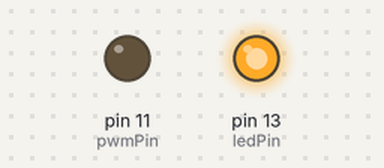
Bench run of a sketch on a simulated Arduino Uno, built with avr-gcc and run on an emulated ATmega328P. On the bench: output pins drawn as LEDs (lit = HIGH). What the sketch prints to the serial monitor is not drawn.

Above: at 0.2 s.
Timing chart, 0 to 2.7 s (numbered marks = the images above):
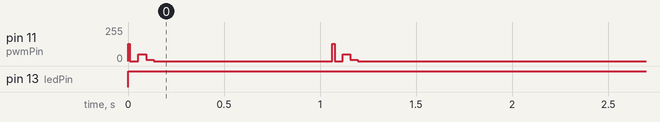

The sketch:

pult_transmiter.ino
```cpp
#define __ 600
#define OD 1200
#define NN 600

const uint16_t boiler_codes[] = { 9084, 4364 };

enum{ ON_OFF, TEST, TIMER, SET, MIN, ECO, MAX, SOUND };
const uint32_t boiler_commands[] = { 3977408386, 3776868226, 3843714946, 4144525186, 4111101826, 3827003266, 3760156546, 4060966786 };
/*
ED126F82
E11E6F82
E51A6F82
F7086F82
F50A6F82
E41B6F82
E01F6F82
F20D6F82

*/
//const uint32_t c_on_off = 3977408386;
//const uint32_t c_test = 3776868226;


//÷òîáû âêëþ÷èòü áîéëåð íàäî äàòü êîììàíäó "TEST" à ïîòîì "ON-OFF" ôàêòè÷åñêè òåñò ýòî êàê âûêë

#define IR_CLOCK_RATE    38000L

#define pwmPin 11   // IR Carrier
#define ledPin 13

float ftime;

enum{SU,MO,TU,WE,TH,FR,SA};

int32_t oldTime = 0;
int32_t  time = 0;   //tiime = 3600*24*7


uint32_t day;


//#define DEBUG_PRINT

#define ALARMS 2
//âðåìÿ âêëþ÷åíèÿ è îòêëþ÷åíèÿ áîéëåðà äîëæí³ íà÷àòñÿ è çàêîí÷èòñÿ â îäíèõ ñóòêàõ.
const int16_t on_a[] = { 63, B1111111,15,  190, B1111111,25};//  ÷àñû óìíîæåíûå íà 10. è äíè íåäåëè - áèòû,÷àñè ðàáîòè óìí íà 10
const int16_t pereodic[] {120, 4, 1,10}; //÷àñû óìíîæåííûå íà 10 â 11 ÷àñîâ. êàæäûé 4 äåíü. offset,,÷àñè ðàáîòè óìí íà 10

const int32_t DAYinSEC = 86400U;
const int32_t HOURinSEC = 3600U;

uint8_t boilerMode = 0;

void setup()  {


	// set the data rate for the Serial port
	day = WE;


	ftime =  (
		19.0
		* 3600.0) + (
		40.0
		* 60.0);


	Serial.begin(112500);
	Serial.println("start");


	// toggle on compare, clk/1
	TCCR2A =  _BV(WGM21) | _BV(COM2A0);
	TCCR2B = _BV(CS20);
	// 36kHz carrier/timer
	OCR2A =  (F_CPU / (IR_CLOCK_RATE * 2L) - 1);
	pinMode(pwmPin, OUTPUT);
	pinMode(ledPin, OUTPUT);
	TCCR2A = 0;
}


String sdays[] = { "Su", "Mo", "Tu", "We", "Th", "Fr", "Sa" };


void printTime(const bool on){
	//////////////////////////////////////////////////////////////
	uint32_t h = time / HOURinSEC;
	uint32_t m = (time - h * HOURinSEC) / 60U;
	uint32_t s = (time - h * HOURinSEC - m * 60U);

	Serial.println();
	Serial.println();
	Serial.print("boiler is "); Serial.println(on ? "ON" : "OFF");
	Serial.print("day: "); Serial.println(sdays[day % 7]);
	Serial.print(h);
	Serial.print(":");
	Serial.print(m);
	Serial.print(":");
	Serial.print(s);

	//////////////////////////////////////////////////////////////
}


/*
void send_old(){
	for (int i = 0; i <= 66; i++){
		TCCR2A = ((i & 1) == 0) ? _BV(WGM21) | _BV(COM2A0) : 0;
		delayMicroseconds(boiler_off[i]);
	}
	TCCR2A = 0;

}
*/

void send(const uint32_t code){
	TCCR2A =  _BV(WGM21) | _BV(COM2A0);
	delayMicroseconds(boiler_codes[0]);
	TCCR2A = 0;
	delayMicroseconds(boiler_codes[1]);

	for (uint8_t i = 0; i < 32; i++){
		TCCR2A = _BV(WGM21) | _BV(COM2A0);
		delayMicroseconds(__);
		TCCR2A = 0;
		delayMicroseconds(((code >> i) & 1) ? OD : NN);
	}

}
enum {BOILER_OFF,BOILER_ON};


uint32_t time4on;


void boilerON(const bool on){
#ifdef DEBUG_PRINT
	Serial.print("boiler is "); Serial.println(on);
#endif
	digitalWrite(ledPin, on);
	send(boiler_commands[TEST]);
	delay(1000);
	send(boiler_commands[ON_OFF]);
	if (on == false){
		delay(1000);
		send(boiler_commands[ON_OFF]);
	}

}

void loop() {

	uint32_t dt;
	uint32_t t = millis();
	if (t < oldTime)
		dt = 4294967295 - oldTime + t;
	else
		dt = t - oldTime;
	oldTime = t;


	float fdt = dt;

	fdt *= 0.000999137931;

	ftime += fdt;
	if (ftime >= 86400.0){
		ftime -= 86400.0;
		day += 1;
	}

	time = ftime;
//	printTime(timer_on);


	int32_t for_sleep = DAYinSEC-time;
	boilerMode = BOILER_OFF;
	for (uint8_t i = 0; i<sizeof(on_a); i += 3){
		int32_t atime = (int32_t)on_a[i] * 360U;
		int32_t aday = on_a[i+1];
		int8_t rday = day % 7;
		if (((1 << rday)&aday)>0){
			const int32_t _time4on=(int32_t)on_a[i + 2] * 360U;
			if ((time - _time4on) < atime){
				const int32_t tfor_sleep = (atime - time + 10);
				if (tfor_sleep < for_sleep){
					for_sleep = tfor_sleep;
					boilerMode = BOILER_ON;
					time4on =  (int32_t)on_a[i + 2] * 360U + 10;
					if (time>atime)
						time4on -= time - atime;
#ifdef DEBUG_PRINT
					Serial.println();
					Serial.print("time4sleep:"); Serial.println(for_sleep);
					Serial.print("time4on:"); Serial.println(time4on);
#endif
				}
			}
		}
	}

	/*
	uint32_t atime = 360U*(uint32_t)pereodic[0];
	uint32_t period = pereodic[1];
	uint32_t offset = pereodic[2];
	uint32_t work4 = (uint32_t)pereodic[3] * 360U;

	if ( ((day + offset) % period) == 0){
		timer_on |= (
			(time >= atime &&
			(((time<atime) ? time + DAYinSEC : time < (atime + work4)))));
	}
	*/
	//Serial.println(for_sleep);
	if (for_sleep > 0)
		delay(for_sleep*1000U);
	//Serial.println(boilerMode);
	if (boilerMode == BOILER_ON){
		boilerON(true);
		delay(time4on*1000U);
		boilerON(false);
	}

}
```

Measured:
- by itself, pin 13 (ledPin): LOW → HIGH at 0.00 s
